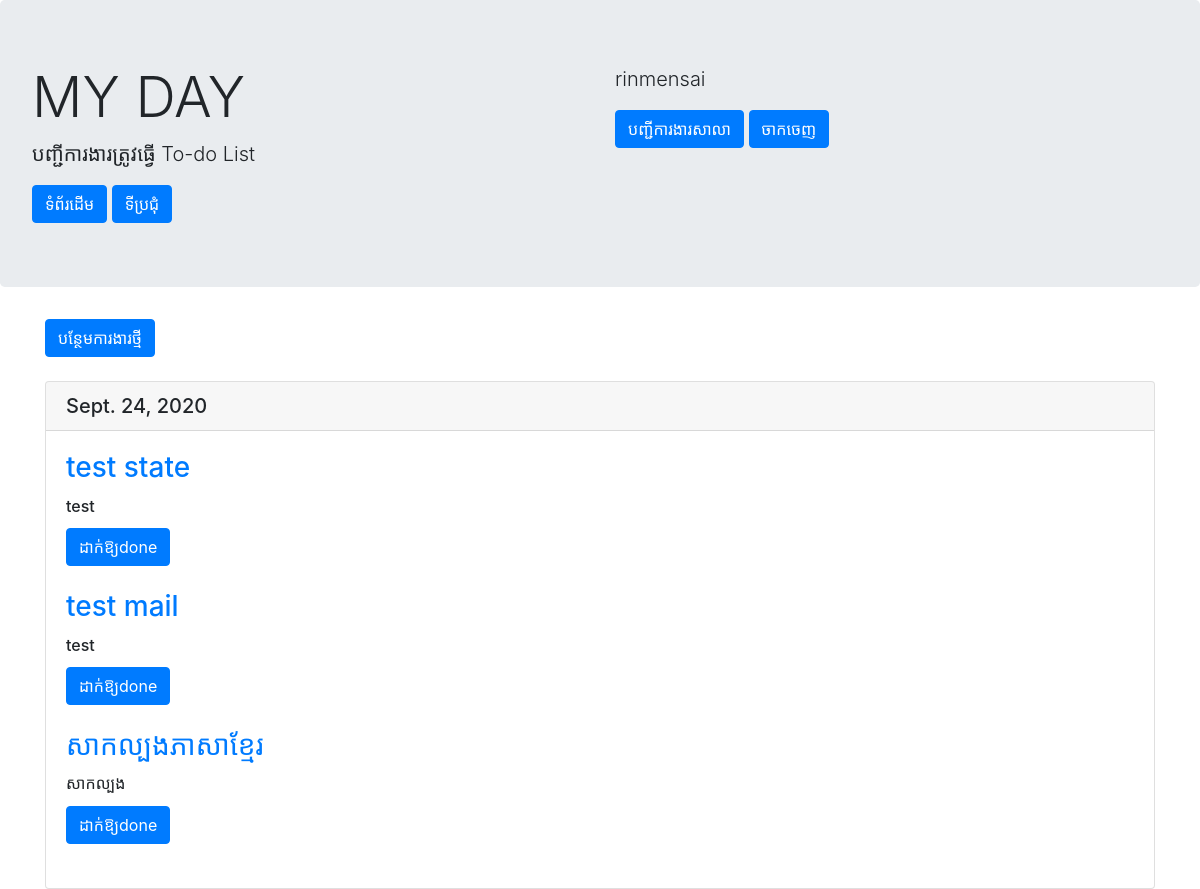
The app's page /list/ (signed in), older data.
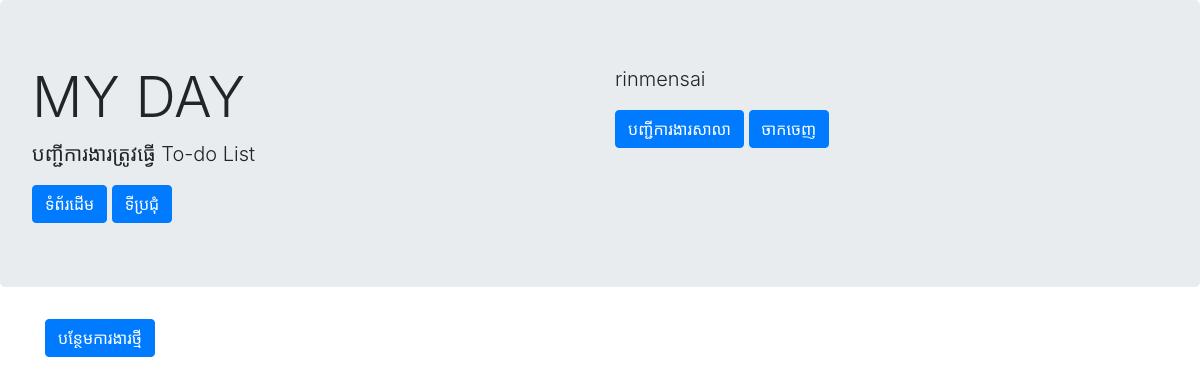
The same page, newer data.
### mydaypost/models.py (models this page shows, shortened)
class TodoModel(models.Model):
    author = models.ForeignKey(User, on_delete=models.CASCADE)
    title = models.CharField(max_length = 100)
    content = models.TextField()
    tododate = models.DateField(auto_now_add = True)
    category = models.CharField(
        max_length = 50,
        choices = CATEGORY,
    )

### mydaypost/views.py (the view)
# urls.py: path('list/', TodoList.as_view(), name='list'),
class TodoList(ListView):
    template_name = 'list.html'
    model = TodoModel
    def get_queryset(self):
        return self.model.objects.filter(author=self.request.user)

### templates/list.html
{% extends 'base.html' %}
{% block header %}
<div class="jumbotron">
    <div class="row">
        <div class="col-sm">
          <h1 class="display-4">MY DAY</h1>
          <p class="lead">បញ្ជីការងារត្រូវធ្វើ To-do List</p>
          <a href="{% url 'home' %}" class="btn btn-primary">ទំព័រដើម</a>
          <a href="{% url 'news' %}" class="btn btn-primary">ទីប្រជុំ</a>
        </div>
        <div class="col-sm">
          <p class="lead">{{user.username}}</p>
          <a href="{% url 'assignment' %}" class="btn btn-primary">បញ្ជីការងារសាលា</a>
          <a href="{% url 'logout' %}" class="btn btn-primary">ចាកចេញ</a>
        </div>
    </div>
</div>
{% endblock header %}
{% block content %}
<div class='container'>
    <a href="{% url 'createTodo' %}" class="btn btn-primary">បន្ថែមការងារថ្មី</a>
    <br><br>
    {% regroup object_list by tododate as todo_list %}
        {% for tododate_group in todo_list %}
        <div class="card">
            <h5 class="card-header">{{tododate_group.grouper}}</h5>
            <div class="card-body">
            {% for item in tododate_group.list %}
            <h3 class="card-title"><a href="{% url 'updateTodo'　item.pk %}" >{{ item.title }}</a></h3>
            <h6 class="card-title">{{ item.content }}</h6>
            <a href="{% url 'deleteTodo' item.pk %}" class="btn btn-primary">ដាក់ឱ្យdone</a>
            <br><br>
            {% endfor %}
            </div>
        </div>
        {% endfor %}
</div>
{% endblock content %}

Row changes from the older to the newer data that the page shows:
removed TodoModel: grouper "Sept. 24, 2020", title "test state", content "test"
removed TodoModel: title "test mail", content "test"
removed TodoModel: title "សាកល្បងភាសាខ្មែរ", content "សាកល្បង"
